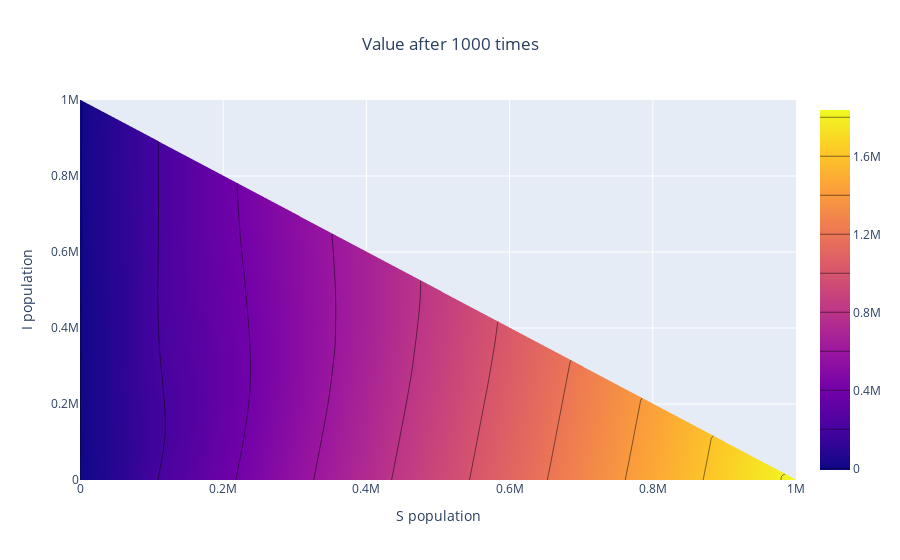

The code cell stored with this chart in its notebook:
### Code cell
fig = go.Figure(data =
    go.Contour(
        z=-vf,
        x=S,
        y=I,
        contours_coloring='heatmap'
    ))

fig.update_layout(
    title ={
        'text': "Value after 1000 times",
        'x': 0.5,
        'xanchor': 'center',
        },
    xaxis_title = "S population",
    yaxis_title = "I population",
)

fig.show()
